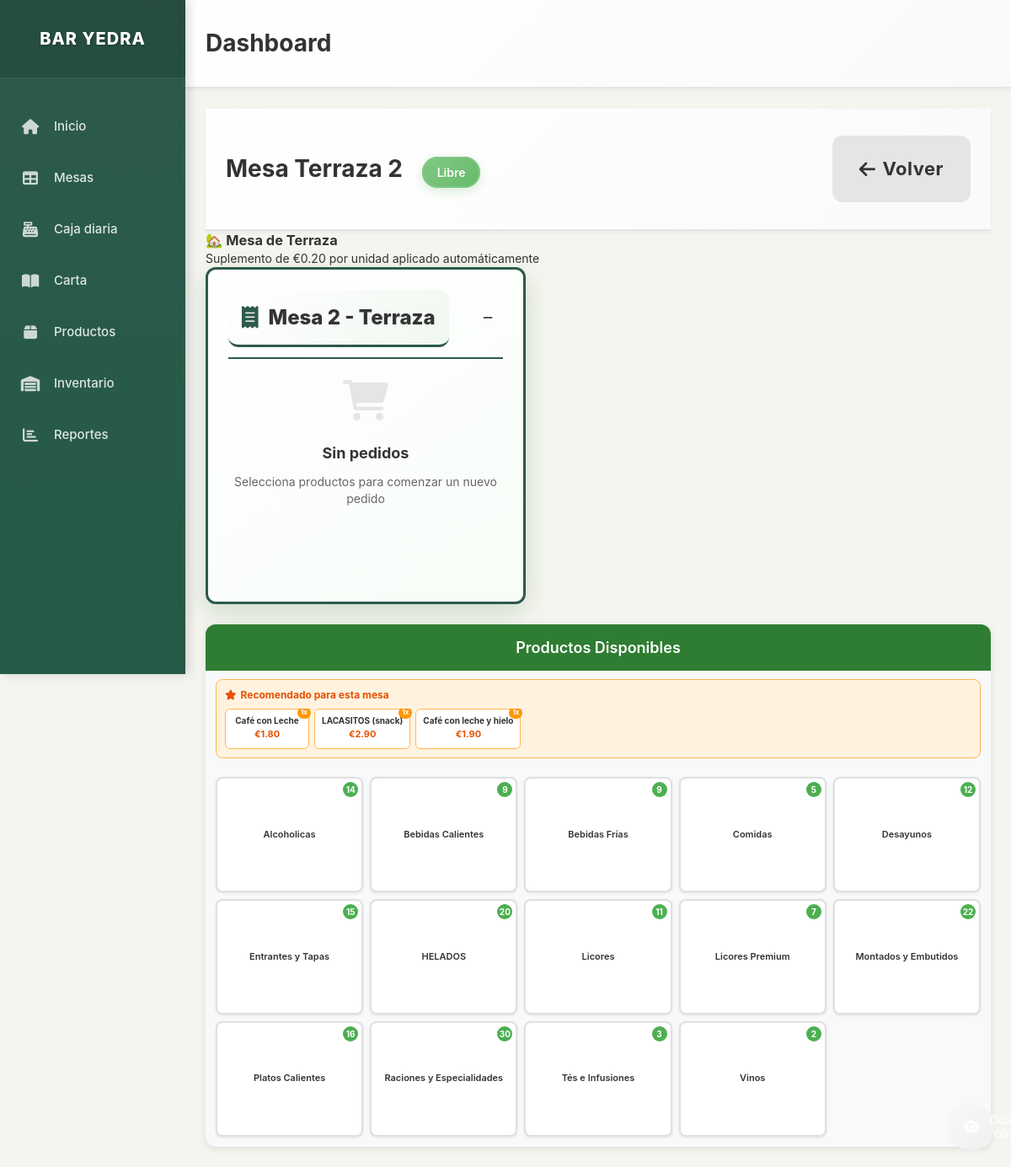
The app's page /mesa/2 with its own data.
### models.py (models this page shows, shortened)
class Mesa(db.Model):
    __tablename__ = 'mesa'
    id = db.Column(db.Integer, primary_key=True)
    numero = db.Column(db.Integer, nullable=False)
    zona = db.Column(db.String(50), nullable=False)  # Terraza, Sala, Barra
    estado = db.Column(db.String(20), default='libre')  # libre, ocupada, pagada
    pedidos = db.relationship('Pedido', backref='mesa', lazy=True)

class Producto(db.Model):
    __tablename__ = 'producto'
    id = db.Column(db.Integer, primary_key=True)
    nombre = db.Column(db.String(100), nullable=False)
    precio = db.Column(db.Numeric(10, 2), nullable=False)
    categoria = db.Column(db.String(50), nullable=False, default='General')
    foto_url = db.Column(db.String(255), nullable=True)
    descripcion = db.Column(db.Text, nullable=True)
    activo = db.Column(db.Boolean, default=True)
    orden = db.Column(db.Integer, default=0)  # Para ordenar productos en la interfaz
    stock_actual = db.Column(db.Integer, default=0)  # Cantidad actual en stock
    stock_minimo = db.Column(db.Integer, default=5)  # Alerta cuando llegue a este nivel
    unidad_medida = db.Column(db.String(20), default='unidad')  # unidad, litro, kg, etc.
    fecha_actualizacion = db.Column(db.DateTime, default=datetime.utcnow)

### app.py (the view)
@app.route('/mesa/<int:mesa_id>')
def table_detail(mesa_id):
    mesa = Mesa.query.get_or_404(mesa_id)
    productos = Producto.query.filter_by(activo=True).order_by(Producto.categoria, Producto.orden, Producto.nombre).all()
    es_terraza = mesa.zona.lower() == 'terraza'
    suplemento_terraza = Decimal('0.20') if es_terraza else Decimal('0.00')
    productos_por_categoria = {}
    productos_dict = {}
    productos_dict_con_precios = {}
    for producto in productos:
        if producto.categoria not in productos_por_categoria:
            productos_por_categoria[producto.categoria] = []
        productos_por_categoria[producto.categoria].append(producto)
        productos_dict[producto.id] = producto
        precio_base = float(producto.precio)
        precio_final = precio_base + 0.20 if es_terraza else precio_base
        productos_dict_con_precios[producto.id] = {
            'id': producto.id,
            'nombre': producto.nombre,
            'precio_base': precio_base,
            'precio_final': precio_final,
            'categoria': producto.categoria,
            'descripcion': producto.descripcion,
            'activo': producto.activo
        }
    pedido_actual = Pedido.query.filter_by(mesa_id=mesa_id, estado='abierto').first()
    recomendaciones = get_menu_recommendations(mesa_id)
    return render_template('table_detail.html',
                         mesa=mesa,
                         productos_por_categoria=productos_por_categoria,
                         productos_dict=productos_dict,
                         productos_dict_con_precios=productos_dict_con_precios,
                         pedido_actual=pedido_actual,
                         es_terraza=es_terraza,
                         suplemento_terraza=suplemento_terraza,
                         recomendaciones=recomendaciones)

### templates/table_detail.html (shortened to what this page needs)
{% extends "layout.html" %}
{% block content %}
<div class="content-header">
    <h1 class="page-title">
        Mesa {{ mesa.zona }} {{ mesa.numero }}
        <span class="table-status-badge table-{{ mesa.estado }}">{{ mesa.estado|title }}</span>
    </h1>
    <div class="table-actions">
        <a href="{{ url_for('index') }}" class="btn btn-secondary btn-lg touch-friendly">
            <i class="fas fa-arrow-left"></i> Volver
        </a>
    </div>
</div>
{% if mesa.zona.lower() == 'terraza' %}
<div class="terraza-info">
    <h3>🏡 Mesa de Terraza</h3>
    <p>Suplemento de €0.20 por unidad aplicado automáticamente</p>
</div>
{% endif %}
<div class="table-detail-layout">
    <div class="products-panel-new">
        <div class="products-header">
            <h2>Productos Disponibles</h2>
        </div>
        {% if recomendaciones %}
        <div class="recommendations-section">
            <div class="recommendations-header">
                <i class="fas fa-star"></i> Recomendado para esta mesa
            </div>
            <div class="recommendations-list">
                {% for rec in recomendaciones %}
                <div class="recommendation-item" onclick="addToOrder({{ mesa.id }}, {{ rec.producto.id }})">
                    <div class="rec-name">{{ rec.producto.nombre }}</div>
                    <div class="rec-price">€{{ "%.2f"|format(rec.producto.precio|float + (suplemento_terraza|float if es_terraza else 0)) }}</div>
                    <div class="rec-badge">{{ rec.frecuencia }}x</div>
                </div>
                {% endfor %}
            </div>
        </div>
        {% endif %}
        <div class="categories-container">
            {% for categoria, productos in productos_por_categoria.items() %}
            <div class="category-item" onclick="openCategoryModal('{{ categoria }}')">
                <div class="category-label">{{ categoria }}</div>
                <div class="category-badge">{{ productos|length }}</div>
            </div>
            {% endfor %}
        </div>
    </div>
    <div class="order-panel-fixed">
        <div class="order-header">
            <h2 class="panel-title">
                <i class="fas fa-receipt"></i> Mesa {{ mesa.numero }} - {{ mesa.zona }}
            </h2>
            <div class="order-controls">
                <button class="btn-minimize" onclick="toggleOrderPanel()" title="Minimizar panel">
                    <i class="fas fa-minus"></i>
                </button>
            </div>
        </div>
        {% if pedido_actual and pedido_actual.total > 0 %}
            <div class="current-order">
                <div class="order-items">
                    {% set productos_pedido = pedido_actual.productos|from_json if pedido_actual.productos else {} %}
                    {% for producto_id, cantidad in productos_pedido.items() %}
                        {% set producto = productos_dict[producto_id|int] %}
                        {% set producto_con_precio = productos_dict_con_precios[producto_id|int] %}
                        <div class="order-item">
                            <div class="item-details">
                                <div class="item-name">
                                    {{ producto.nombre }}
                                    {% if mesa.zona.lower() == 'terraza' %}
                                        <span class="terraza-badge">🏡 Terraza</span>
                                    {% endif %}
                                </div>
                                <div class="item-price">
                                    {% if mesa.zona.lower() == 'terraza' %}
                                        <span class="precio-base">€{{ "%.2f"|format(producto_con_precio.precio_base) }}</span>
                                        <span class="precio-terraza">€{{ "%.2f"|format(producto_con_precio.precio_final) }}</span>
                                    {% else %}
                                        €{{ "%.2f"|format(producto_con_precio.precio_final) }}
                                    {% endif %}
                                </div>
                            </div>
                            <div class="item-quantity">
                                <button class="btn-quantity" onclick="updateQuantity({{ mesa.id }}, {{ producto.id }}, {{ cantidad - 1 }})">-</button>
                                <span class="quantity">{{ cantidad }}</span>
                                <button class="btn-quantity" onclick="updateQuantity({{ mesa.id }}, {{ producto.id }}, {{ cantidad + 1 }})">+</button>
                            </div>
                            <div class="item-subtotal">
                                €{{ "%.2f"|format(producto_con_precio.precio_final * cantidad) }}
                            </div>
                            <button class="btn-remove" onclick="removeFromOrder({{ mesa.id }}, {{ producto.id }})" title="Eliminar">
                                <i class="fas fa-trash"></i>
                            </button>
                        </div>
                    {% endfor %}
                </div>
                <div class="order-summary">
                    <div class="summary-row total-row">
                        <span class="summary-label">Total:</span>
                        <span class="summary-value">€{{ "%.2f"|format(pedido_actual.total) }}</span>
                    </div>
                    <div class="summary-info">
                        <small>Iniciado: {{ pedido_actual.fecha_creacion.strftime('%H:%M') if pedido_actual.fecha_creacion else 'Ahora' }}</small>
                    </div>
                </div>
                <div class="order-actions">
                    <button class="btn btn-secondary btn-sm full-width" onclick="splitBill({{ mesa.id }})" style="margin-bottom: 10px;">
                        <i class="fas fa-cut"></i> Dividir Cuenta
                    </button>
                    <button class="btn btn-warning btn-lg full-width" onclick="abrirModalPago()">
                        <i class="fas fa-check"></i> Cerrar Pedido
                    </button>
                </div>
            </div>
        {% else %}
            <div class="empty-order">
                <div class="empty-icon">
                    <i class="fas fa-shopping-cart"></i>
                </div>
                <h3>Sin pedidos</h3>
                <p>Selecciona productos para comenzar un nuevo pedido</p>
            </div>
        {% endif %}
    </div>
</div>
{% endblock %}

### templates/table_detail.html (style rules this page uses)
.products-panel-new { width: 100%; height: calc(100vh - 180px); background: #f8f9fa; border-radius: 12px; box-shadow: 0 2px 10px rgba(0,0,0,0.1); overflow: hidden; display: flex; flex-direction: column; }
.products-header { background: #2e7d32; color: white; padding: 15px 20px; text-align: center; }
.products-header h2 { margin: 0; font-size: 18px; font-weight: 600; }
.recommendations-section { background: #fff3e0; border: 1px solid #ffb74d; border-radius: 8px; margin: 10px 12px; padding: 10px; }
.recommendations-header { color: #e65100; font-size: 12px; font-weight: bold; margin-bottom: 8px; display: flex; align-items: center; gap: 5px; }
.recommendations-list { display: flex; gap: 6px; overflow-x: auto; }
.recommendation-item { background: white; border: 1px solid #ffb74d; border-radius: 6px; padding: 8px; min-width: 100px; cursor: pointer; transition: all 0.2s ease; position: relative; text-align: center; }
.rec-name { font-size: 10px; font-weight: bold; color: #333; margin-bottom: 3px; line-height: 1.1; }
.rec-price { font-size: 11px; color: #e65100; font-weight: bold; }
.rec-badge { position: absolute; top: -3px; right: -3px; background: #ff9800; color: white; border-radius: 8px; padding: 1px 4px; font-size: 8px; font-weight: bold; }
.categories-container { flex: 1; display: grid; grid-template-columns: repeat(5, 1fr); grid-template-rows: repeat(3, 1fr); gap: 8px; padding: 12px; height: 100%; overflow: hidden; }
.category-item { background: white; border: 2px solid #e0e0e0; border-radius: 8px; cursor: pointer; transition: all 0.2s ease; display: flex; flex-direction: column; justify-content: center; align-items: center; position: relative; box-shadow: 0 1px 3px rgba(0,0,0,0.1); }
.category-label { font-size: 11px; font-weight: 600; color: #333; text-align: center; padding: 0 4px; line-height: 1.2; }
.category-badge { position: absolute; top: 4px; right: 4px; background: #4caf50; color: white; border-radius: 50%; width: 18px; height: 18px; display: flex; align-items: center; justify-content: center; font-size: 10px; font-weight: bold; }

### records on screen
Mesa: zona "Terraza", numero "2", estado "Libre"
Producto: producto.nombre "Café con Leche", producto.precio "1.80"
Producto: producto.nombre "LACASITOS (snack)", producto.precio "2.90"
Producto: producto.nombre "Café con leche y hielo", producto.precio "1.90"
Producto: categoria "Alcoholicas", productos "14"
Producto: categoria "Bebidas Calientes", productos "9"
Producto: categoria "Bebidas Frías", productos "9"
Producto: categoria "Comidas", productos "5"
Producto: categoria "Desayunos", productos "12"
Producto: categoria "Entrantes y Tapas", productos "15"
Producto: categoria "HELADOS", productos "20"
Producto: categoria "Licores", productos "11"
Producto: categoria "Licores Premium", productos "7"
Producto: categoria "Montados y Embutidos", productos "22"
Producto: categoria "Platos Calientes", productos "16"
Producto: categoria "Raciones y Especialidades", productos "30"
Producto: categoria "Tés e Infusiones", productos "3"
Producto: categoria "Vinos", productos "2"

### other values on screen
{{ rec.frecuencia }} "1" "1" "1"
